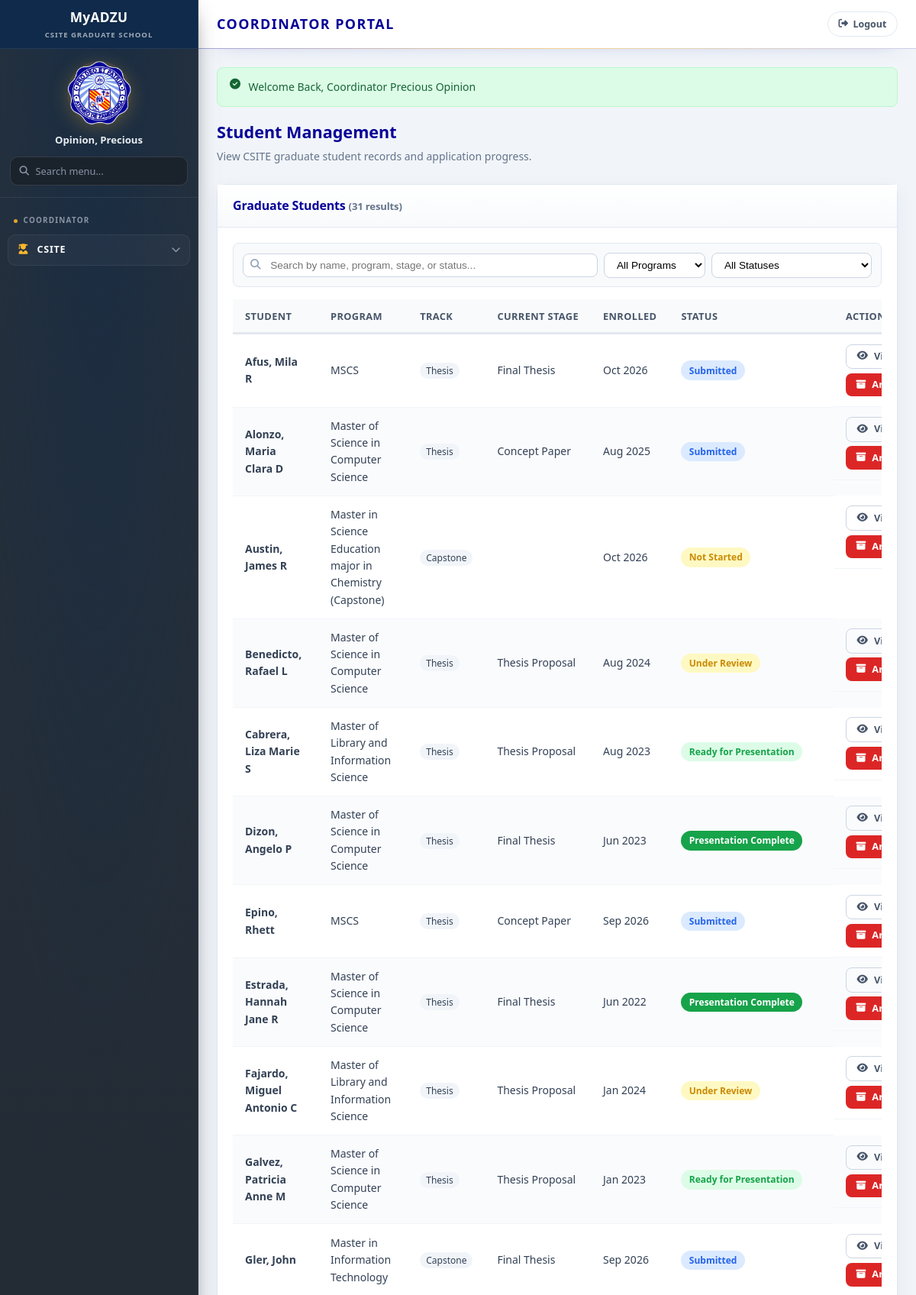
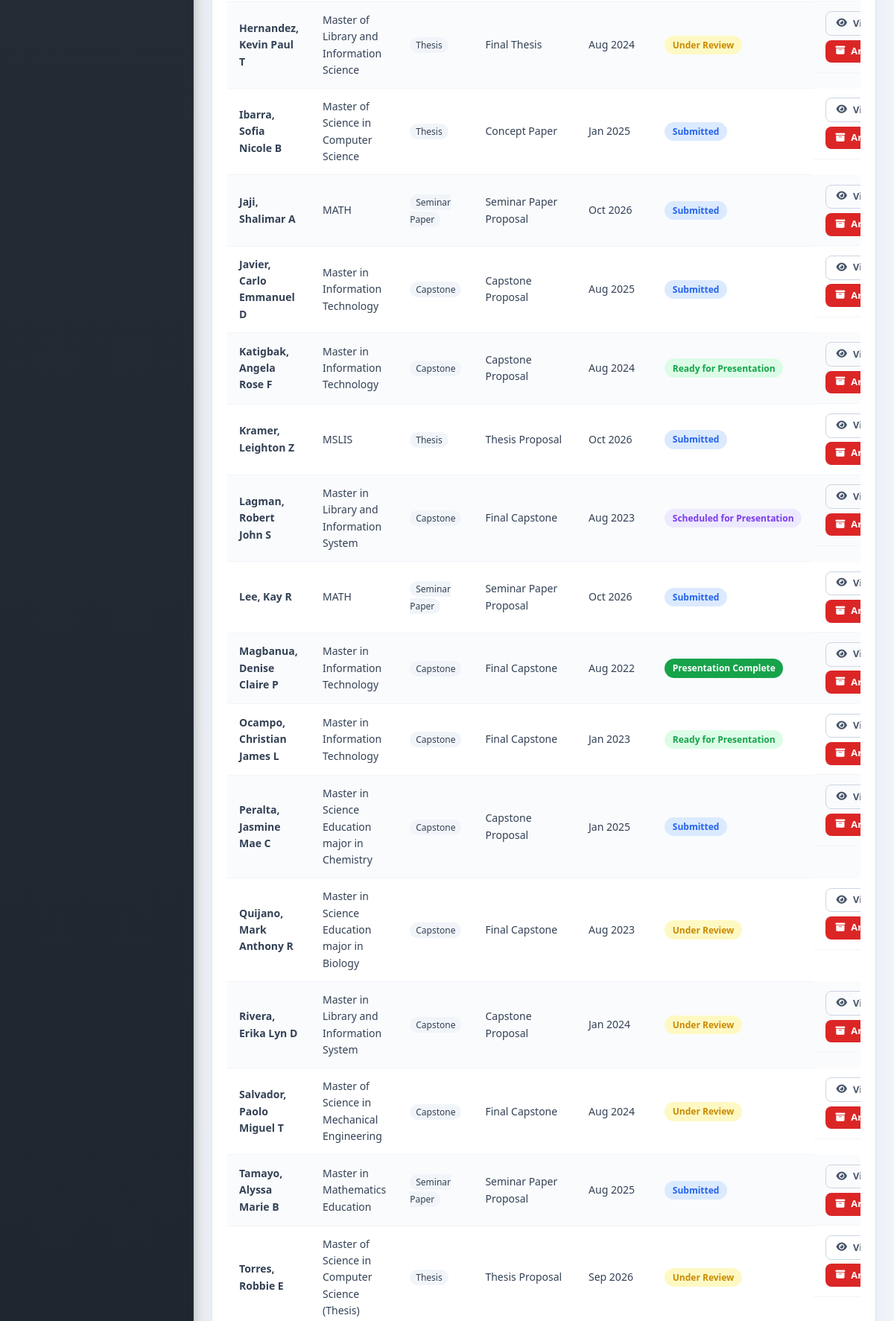
The app's page /coordinator/students/manage.php (signed in, upper part) with its own data (2 pictures, top to bottom).
### tables this page shows
CREATE TABLE `students` (
  `student_id` int(11) NOT NULL,
  `user_id` int(11) NOT NULL,
  `first_name` varchar(50) NOT NULL,
  `last_name` varchar(50) NOT NULL,
  `middle_initial` varchar(5) DEFAULT NULL,
  `age` int(11) NOT NULL,
  `gender` varchar(20) NOT NULL,
  `program` varchar(100) NOT NULL,
  `track` enum('thesis','capstone','seminar') NOT NULL,
  `adviser_name` varchar(150) DEFAULT NULL,
  `enrollment_date` date DEFAULT NULL,
  `archived_at` timestamp NULL DEFAULT NULL
);

### includes/config/modules/30-people.php (called while the page is built, shortened)
<?php
function studentDisplayName(array $s): string {
    $databaseName = trim((string) ($s['name'] ?? $s['full_name'] ?? ''));
    if ($databaseName !== '') {
        return $databaseName;
    }
    $first = trim((string) ($s['firstName'] ?? $s['first_name'] ?? ''));
    $last = trim((string) ($s['lastName'] ?? $s['last_name'] ?? ''));
    $mi = trim((string) ($s['middleInitial'] ?? $s['middle_initial'] ?? ''));
    $mi = $mi !== '' ? rtrim($mi, '.') : '';
    return canonicalStudentName($first, $last, $mi);
}
function formatPersonName(?string $name): string {
    $name = trim(preg_replace('/\s+/', ' ', (string) $name) ?? '');
    if ($name === '' || ($name !== strtoupper($name) && $name !== strtolower($name))) {
        return $name;
    }
    return ucwords(strtolower($name), " \t\r\n\f\v-'");
}
function canonicalStudentName(string $first, string $last, ?string $middleInitial = ''): string {
    $first = formatPersonName($first);
    $last = formatPersonName($last);
    $mi = trim((string) $middleInitial);
    $mi = $mi !== '' ? rtrim($mi, '.') : '';
    return trim($last . ', ' . $first . ($mi !== '' ? ' ' . $mi : ''));
}

### includes/config/modules/44-helpers.php (called while the page is built, shortened)
<?php
function getWorkflowStageLabels(string $track): array {
    $labels = [];
    foreach (getWorkflow($track)['stages'] as $stage) {
        $labels[$stage['key']] = $stage['label'];
    }
    return $labels;
}
function displayStageLabel(array $student): string {
    $track = $student['track'] ?? getTrackForProgram($student['program'] ?? 'MSCS');
    $key = $student['currentStage'] ?? '';
    $wf = getWorkflowStageLabels($track);
    $stages = getStagesForTrack($track);
    return $stages[$key] ?? (string) $key;
}

### includes/config/modules/20-workflow-definitions.php (called while the page is built, shortened)
<?php
function getWorkflow(string $track): array {
    $T = 'THESIS';
    $C = 'CAPSTONE';
    $S = 'SEMINAR PAPER';
    if ($track === 'capstone') {
        return getDatabaseWorkflow($track, $capstone);
    }
    return getDatabaseWorkflow($track, $thesis);
}
function getDatabaseWorkflow(string $track, array $workflow): array {
    try {
        $stmt = DB::getConnection()->prepare(
            'SELECT workflow_stages.stage_key, workflow_stages.stage_label
             FROM workflow_stages
             INNER JOIN tracks ON tracks.track_id = workflow_stages.track_id
             WHERE tracks.track_code = :track
             ORDER BY workflow_stages.stage_order, workflow_stages.stage_id'
        );
        $stmt->execute(['track' => $track]);
        $databaseStages = $stmt->fetchAll();
        $configuredStages = [];
        foreach ($workflow['stages'] as $configuredStage) {
            $configuredStages[$configuredStage['key']] = $configuredStage;
        }
        $stages = [];
        foreach ($databaseStages as $databaseStage) {
            $stageKey = $databaseStage['stage_key'];
            $stage = $configuredStages[$stageKey] ?? [
                'key' => $stageKey,
                'label' => $databaseStage['stage_label'],
                'shortLabel' => $databaseStage['stage_label'],
                'documents' => [],
                'adviserEndorsementForm' => ['file' => ''],
                'gradSchoolEndorsementForm' => ['file' => ''],
            ];
            $stage['label'] = $databaseStage['stage_label'];
            $stages[] = $stage;
        }
        $workflow['stages'] = $stages;
    } catch (Throwable $e) {
        return $workflow;
    }
    return $workflow;
}

### includes/config/db.php (called while the page is built, shortened)
<?php
class DB {
    private static $pdo = null;
    public static function getConnection() {
        if (self::$pdo === null) {
            $host = 'localhost';
            $db   = 'csite_grad_school';
            $user = 'root';
            $pass = '';
            $port = '3306';
            $dsn = "mysql:host=$host;port=$port;dbname=$db;charset=utf8mb4";
            try {
                self::$pdo = new PDO($dsn, $user, $pass, [
                    PDO::ATTR_ERRMODE            => PDO::ERRMODE_EXCEPTION,
                    PDO::ATTR_DEFAULT_FETCH_MODE => PDO::FETCH_ASSOC,
                    PDO::ATTR_EMULATE_PREPARES   => false,
                ]);
            } catch (PDOException $e) {
                die("Database Connection Error: " . $e->getMessage());
            }
        }
        return self::$pdo;
    }
}

### coordinator/students/manage.php (the view, shortened to what this page needs)
<?php
require_once __DIR__ . '/../../includes/config/config.php';
if (!isset($pdo) || !($pdo instanceof PDO)) {
    try {
        $dbHost = defined('DB_HOST') ? DB_HOST : 'localhost';
        $dbName = defined('DB_NAME') ? DB_NAME : 'csite_grad_school';
        $dbUser = defined('DB_USER') ? DB_USER : 'root';
        $dbPass = defined('DB_PASS') ? DB_PASS : '';
        $pdo = new PDO("mysql:host={$dbHost};dbname={$dbName};charset=utf8mb4", $dbUser, $dbPass, [
            PDO::ATTR_ERRMODE => PDO::ERRMODE_EXCEPTION,
            PDO::ATTR_DEFAULT_FETCH_MODE => PDO::FETCH_ASSOC,
        ]);
    } catch (PDOException $e) {
        $pdo = null;
    }
}
if ($pdo) {
    try {
        $stmt = $pdo->query("
            SELECT
                s.student_id AS id,
                COALESCE(
                    NULLIF(TRIM(CONCAT(s.last_name, ', ', s.first_name, IF(s.middle_initial IS NULL OR TRIM(REPLACE(s.middle_initial, '.', '')) = '', '', CONCAT(' ', TRIM(REPLACE(s.middle_initial, '.', '')))))), ''),
                    u.full_name
                ) AS name,
                COALESCE(s.program, 'MSCS') AS program,
                s.track,
                s.enrollment_date AS enrollDate,
                latest_app.presentation_stage AS stageLabel,
                latest_app.status AS status
            FROM students s
            LEFT JOIN users u ON s.user_id = u.user_id
            LEFT JOIN (
                SELECT a1.*
                FROM applications a1
                INNER JOIN (
                    SELECT user_id, MAX(submitted_at) AS max_submitted
                    FROM applications
                    GROUP BY user_id
                ) a2 ON a1.user_id = a2.user_id AND a1.submitted_at = a2.max_submitted
            ) latest_app ON latest_app.user_id = s.user_id
            WHERE s.archived_at IS NULL
            ORDER BY s.last_name ASC, s.first_name ASC
        ");
        $students = $stmt->fetchAll();
    } catch (PDOException $e) {
        $students = [];
    }
}
require_once __DIR__ . '/../../includes/layout/header.php';
?>
<div class="page-header">
    <h2>Student Management</h2>
    <p>View CSITE graduate student records and application progress.</p>
</div>
<div class="card">
    <div class="card-header">
        <h3>Graduate Students <span class="filter-count" data-filter-count></span></h3>
    </div>
    <div class="card-body">
        <div class="filter-bar" data-filter-table="#studentsTable">
            <div class="filter-search">
                <i class="fas fa-search"></i>
                <input type="search" data-filter-q placeholder="Search by name, program, stage, or status...">
            </div>
            <select data-filter="program">
                <option value="">All Programs</option>
            </select>
            <select data-filter="status">
                <option value="">All Statuses</option>
            </select>
        </div>
        <div class="table-responsive">
            <table class="data-table" id="studentsTable">
                <thead>
                    <tr><th>Student</th><th>Program</th><th>Track</th><th>Current Stage</th><th>Enrolled</th><th>Status</th><th>Actions</th></tr>
                </thead>
                <tbody>
                    <?php foreach ($students as $s):
                        $name = function_exists('studentDisplayName') ? studentDisplayName($s) : ($s['name'] ?? 'Student');
                        $stageLabel = !empty($s['stageLabel']) ? $s['stageLabel'] : (function_exists('displayStageLabel') ? displayStageLabel($s) : 'Not Started');
                        $rawTrack = $s['track'] ?? (function_exists('getTrackForProgram') ? getTrackForProgram($s['program']) : 'thesis');
                        $trackLabel = $s['trackLabel'] ?? (function_exists('getTrackLabel') ? getTrackLabel($rawTrack) : ucfirst($rawTrack));
                        $status = !empty($s['status']) ? $s['status'] : 'not_started';
                        $enrollDate = !empty($s['enrollDate']) ? $s['enrollDate'] : '2024-08-01';
                    ?>
                    <tr data-program="<?= htmlspecialchars($s['program']) ?>"
                        data-status="<?= htmlspecialchars($status) ?>"
                        data-search="<?= htmlspecialchars(strtolower($name . ' ' . $s['program'] . ' ' . $stageLabel . ' ' . $status . ' ' . $trackLabel)) ?>">
                        <td><strong><?= htmlspecialchars($name) ?></strong></td>
                        <td><?= htmlspecialchars($s['program']) ?></td>
                        <td><span style="font-size:0.75rem;background:var(--gray-100);padding:2px 8px;border-radius:99px;"><?= htmlspecialchars($trackLabel) ?></span></td>
                        <td><?= htmlspecialchars($stageLabel) ?></td>
                        <td><?= date('M Y', strtotime($enrollDate . (strlen($enrollDate) === 7 ? '-01' : ''))) ?></td>
                        <td><?= statusBadge($status) ?></td>
                        <td class="actions">
                            <a href="<?= url('coordinator/students/view.php?id=' . urlencode($s['id'])) ?>" class="btn btn-sm btn-outline"><i class="fas fa-eye"></i> View</a>
                            <button type="button" class="btn btn-sm btn-danger" data-archive-open data-student-id="<?= htmlspecialchars($s['id']) ?>" data-student-name="<?= htmlspecialchars($name) ?>"><i class="fas fa-box-archive"></i> Archive</button>
                        </td>
                    </tr>
                    <?php endforeach; ?>
                </tbody>
            </table>
        </div>
    </div>
</div>
<?php require_once __DIR__ . '/../../includes/layout/footer.php'; ?>

### includes/config/modules/10-ui-and-urls.php (shortened to what this page needs)
<?php
function statusBadge(string $status): string {
    $info = STATUSES[$status] ?? ['label' => ucfirst($status), 'class' => 'status-pending'];
    return '<span class="status-badge ' . $info['class'] . '">' . htmlspecialchars($info['label']) . '</span>';
}
function getStagesForTrack(string $track): array {
    $fallback = STAGES_THESIS;
    if ($track === 'capstone') {
        $fallback = STAGES_CAPSTONE;
    } elseif ($track === 'seminar') {
        $fallback = STAGES_SEMINAR;
    }
    try {
        $stmt = DB::getConnection()->prepare(
            'SELECT workflow_stages.stage_key, workflow_stages.stage_label
             FROM workflow_stages
             INNER JOIN tracks ON tracks.track_id = workflow_stages.track_id
             WHERE tracks.track_code = :track
             ORDER BY workflow_stages.stage_order, workflow_stages.stage_id'
        );
        $stmt->execute(['track' => $track]);
        $stages = [];
        foreach ($stmt->fetchAll() as $stage) {
            $stages[$stage['stage_key']] = $stage['stage_label'];
        }
        return $stages ?: $fallback;
    } catch (Throwable $e) {
        return $fallback;
    }
}
function getTrackLabel(string $track): string {
    if ($track === 'capstone') return 'Capstone';
    if ($track === 'seminar') return 'Seminar Paper';
    return 'Thesis';
}
function url(string $path): string {
    return BASE_URL . '/' . ltrim($path, '/');
}

### assets/css/shared/00-base.css (style rules this page uses)
:root { --adzu-navy: #060297; --adzu-navy-light: #2018c0; --adzu-navy-dark: #040170; --adzu-gold: #FFB82B; --adzu-gold-hover: #e5a526; --adzu-blue: #4285F4; --white: #ffffff; --gray-50: #f8fafc; --gray-100: #f1f5f9; --gray-200: #e2e8f0; --gray-300: #cbd5e1; --gray-400: #94a3b8; --gray-500: #64748b; --gray-600: #475569; --gray-700: #334155; --gray-800: #1e293b; --success: #16a34a; --success-bg: #dcfce7; --warning: #ca8a04; --warning-bg: #fef9c3; --danger: #dc2626; --danger-bg: #fee2e2; --info: #2563eb; --info-bg: #dbeafe; --purple: #7c3aed; --purple-bg: #ede9fe; --sidebar-width: 260px; --topbar-height: 64px; --radius: 8px; --radius-lg: 12px; --shadow: 0 1px 3px rgba(6, 2, 151, 0.08); --shadow-md: 0 4px 12px rgba(6, 2, 151, 0.1); --transition: 0.2s ease; --font: 'Source Sans 3', 'Segoe UI', sans-serif; --font-heading: 'Montserrat', 'Segoe UI', sans-serif; }
*, *::before, *::after { box-sizing: border-box; margin: 0; padding: 0; }
html { scroll-behavior: smooth; }
body { font-family: var(--font); font-size: 15px; line-height: 1.6; color: var(--gray-700); background: var(--gray-100); min-height: 100vh; }
h1, h2, h3, h4, h5, h6, .topbar-title h1, .section-title, .page-header h2, .card-header h3 { font-family: var(--font-heading); }
a { color: var(--adzu-navy); text-decoration: none; transition: color var(--transition); }
.btn { display: inline-flex; align-items: center; justify-content: center; gap: 0.5rem; padding: 0.65rem 1.25rem; font-size: 0.875rem; font-weight: 600; font-family: var(--font); border: none; border-radius: var(--radius); cursor: pointer; transition: all var(--transition); text-decoration: none; line-height: 1.4; }
.btn-outline { background: transparent; border: 1px solid var(--gray-300); color: var(--gray-600); }
.btn-danger { background: var(--danger); color: var(--white); }
.btn-sm { padding: 0.4rem 0.85rem; font-size: 0.8rem; }

### assets/css/applications/10-student-application.css (style rules this page uses)
.page-header { margin-bottom: 1.5rem; }
.page-header h2 { font-size: 1.35rem; font-weight: 700; color: var(--adzu-navy); margin-bottom: 0.25rem; }
.page-header p { font-size: 0.875rem; color: var(--gray-500); }
.card { background: var(--white); border: 1px solid var(--gray-200); border-radius: var(--radius-lg); box-shadow: var(--shadow); margin-bottom: 1.5rem; }
.card-header { padding: 1rem 1.25rem; border-bottom: 1px solid var(--gray-200); display: flex; align-items: center; justify-content: space-between; gap: 1rem; flex-wrap: wrap; }
.card-header h3 { font-size: 1rem; font-weight: 600; color: var(--adzu-navy); }
.card-body { padding: 1.25rem; }
.table-responsive { overflow-x: auto; }
.data-table { width: 100%; border-collapse: collapse; font-size: 0.875rem; }
.data-table th { background: var(--gray-50); padding: 0.75rem 1rem; text-align: left; font-weight: 600; color: var(--gray-600); font-size: 0.8rem; text-transform: uppercase; letter-spacing: 0.03em; border-bottom: 2px solid var(--gray-200); white-space: nowrap; }
.data-table td { padding: 0.75rem 1rem; border-bottom: 1px solid var(--gray-100); vertical-align: middle; }
.data-table .actions { display: flex; gap: 0.35rem; flex-wrap: wrap; }

### assets/css/coordinator/20-applications-list.css (style rules this page uses)
.status-badge { display: inline-block; padding: 0.2rem 0.65rem; border-radius: 999px; font-size: 0.75rem; font-weight: 600; white-space: nowrap; }
.status-pending { background: var(--warning-bg); color: var(--warning); }
.status-submitted { background: var(--info-bg); color: var(--info); }
.status-review { background: var(--warning-bg); color: var(--warning); }
.status-completed { background: var(--success); color: var(--white); }
.status-ready { background: var(--success-bg); color: var(--success); }
.status-scheduled { background: var(--purple-bg); color: var(--purple); }

### assets/css/coordinator/40-notifications.css (style rules this page uses)
.filter-bar { display: flex; gap: 0.5rem; flex-wrap: wrap; align-items: center; margin-bottom: 1rem; }
.filter-search { position: relative; flex: 1 1 220px; }
.filter-search i { position: absolute; left: 10px; top: 50%; transform: translateY(-50%); color: var(--gray-400); font-size: 0.85rem; }
.filter-search input, .filter-bar select { padding: 0.45rem 0.75rem; border: 1px solid var(--gray-300); border-radius: var(--radius); font-size: 0.85rem; }
.filter-search input { width: 100%; padding-left: 2.2rem; }
.filter-count { font-size: 0.82rem; color: var(--gray-500); margin-left: auto; }

### records on screen
students: name "Afus, Mila R", program "MSCS", track "Thesis", stageLabel "Final Thesis", enrollment_date "Oct 2026", label "Submitted"
students: name "Alonzo, Maria Clara D", program "Master of Science in Computer Science", track "Thesis", stageLabel "Concept Paper", enrollment_date "Aug 2025", label "Submitted"
students: name "Austin, James R", program "Master in Science Education major in Chemistry (Capstone)", track "Capstone", enrollment_date "Oct 2026", label "Not Started"
students: name "Benedicto, Rafael L", program "Master of Science in Computer Science", track "Thesis", stageLabel "Thesis Proposal", enrollment_date "Aug 2024", label "Under Review"
students: name "Cabrera, Liza Marie S", program "Master of Library and Information Science", track "Thesis", stageLabel "Thesis Proposal", enrollment_date "Aug 2023", label "Ready for Presentation"
students: name "Dizon, Angelo P", program "Master of Science in Computer Science", track "Thesis", stageLabel "Final Thesis", enrollment_date "Jun 2023", label "Presentation Complete"
students: name "Epino, Rhett", program "MSCS", track "Thesis", stageLabel "Concept Paper", enrollment_date "Sep 2026", label "Submitted"
students: name "Estrada, Hannah Jane R", program "Master of Science in Computer Science", track "Thesis", stageLabel "Final Thesis", enrollment_date "Jun 2022", label "Presentation Complete"
students: name "Fajardo, Miguel Antonio C", program "Master of Library and Information Science", track "Thesis", stageLabel "Thesis Proposal", enrollment_date "Jan 2024", label "Under Review"
students: name "Galvez, Patricia Anne M", program "Master of Science in Computer Science", track "Thesis", stageLabel "Thesis Proposal", enrollment_date "Jan 2023", label "Ready for Presentation"
students: name "Gler, John", program "Master in Information Technology", track "Capstone", stageLabel "Final Thesis", enrollment_date "Sep 2026", label "Submitted"
students: name "Hernandez, Kevin Paul T", program "Master of Library and Information Science", track "Thesis", stageLabel "Final Thesis", enrollment_date "Aug 2024", label "Under Review"
students: name "Ibarra, Sofia Nicole B", program "Master of Science in Computer Science", track "Thesis", stageLabel "Concept Paper", enrollment_date "Jan 2025", label "Submitted"
students: name "Jaji, Shalimar A", program "MATH", track "Seminar Paper", stageLabel "Seminar Paper Proposal", enrollment_date "Oct 2026", label "Submitted"
students: name "Javier, Carlo Emmanuel D", program "Master in Information Technology", track "Capstone", stageLabel "Capstone Proposal", enrollment_date "Aug 2025", label "Submitted"
students: name "Katigbak, Angela Rose F", program "Master in Information Technology", track "Capstone", stageLabel "Capstone Proposal", enrollment_date "Aug 2024", label "Ready for Presentation"
students: name "Kramer, Leighton Z", program "MSLIS", track "Thesis", stageLabel "Thesis Proposal", enrollment_date "Oct 2026", label "Submitted"
students: name "Lagman, Robert John S", program "Master in Library and Information System", track "Capstone", stageLabel "Final Capstone", enrollment_date "Aug 2023", label "Scheduled for Presentation"
students: name "Lee, Kay R", program "MATH", track "Seminar Paper", stageLabel "Seminar Paper Proposal", enrollment_date "Oct 2026", label "Submitted"
students: name "Magbanua, Denise Claire P", program "Master in Information Technology", track "Capstone", stageLabel "Final Capstone", enrollment_date "Aug 2022", label "Presentation Complete"
students: name "Ocampo, Christian James L", program "Master in Information Technology", track "Capstone", stageLabel "Final Capstone", enrollment_date "Jan 2023", label "Ready for Presentation"
students: name "Peralta, Jasmine Mae C", program "Master in Science Education major in Chemistry", track "Capstone", stageLabel "Capstone Proposal", enrollment_date "Jan 2025", label "Submitted"
students: name "Quijano, Mark Anthony R", program "Master in Science Education major in Biology", track "Capstone", stageLabel "Final Capstone", enrollment_date "Aug 2023", label "Under Review"
students: name "Rivera, Erika Lyn D", program "Master in Library and Information System", track "Capstone", stageLabel "Capstone Proposal", enrollment_date "Jan 2024", label "Under Review"
students: name "Salvador, Paolo Miguel T", program "Master of Science in Mechanical Engineering", track "Capstone", stageLabel "Final Capstone", enrollment_date "Aug 2024", label "Under Review"
students: name "Tamayo, Alyssa Marie B", program "Master in Mathematics Education", track "Seminar Paper", stageLabel "Seminar Paper Proposal", enrollment_date "Aug 2025", label "Submitted"
students: name "Torres, Robbie E", program "Master of Science in Computer Science (Thesis)", track "Thesis", stageLabel "Thesis Proposal", enrollment_date "Sep 2026", label "Under Review"

### other values on screen
$userName "Opinion, Precious"
$flash['message'] "Welcome Back, Coordinator Precious Opinion"
